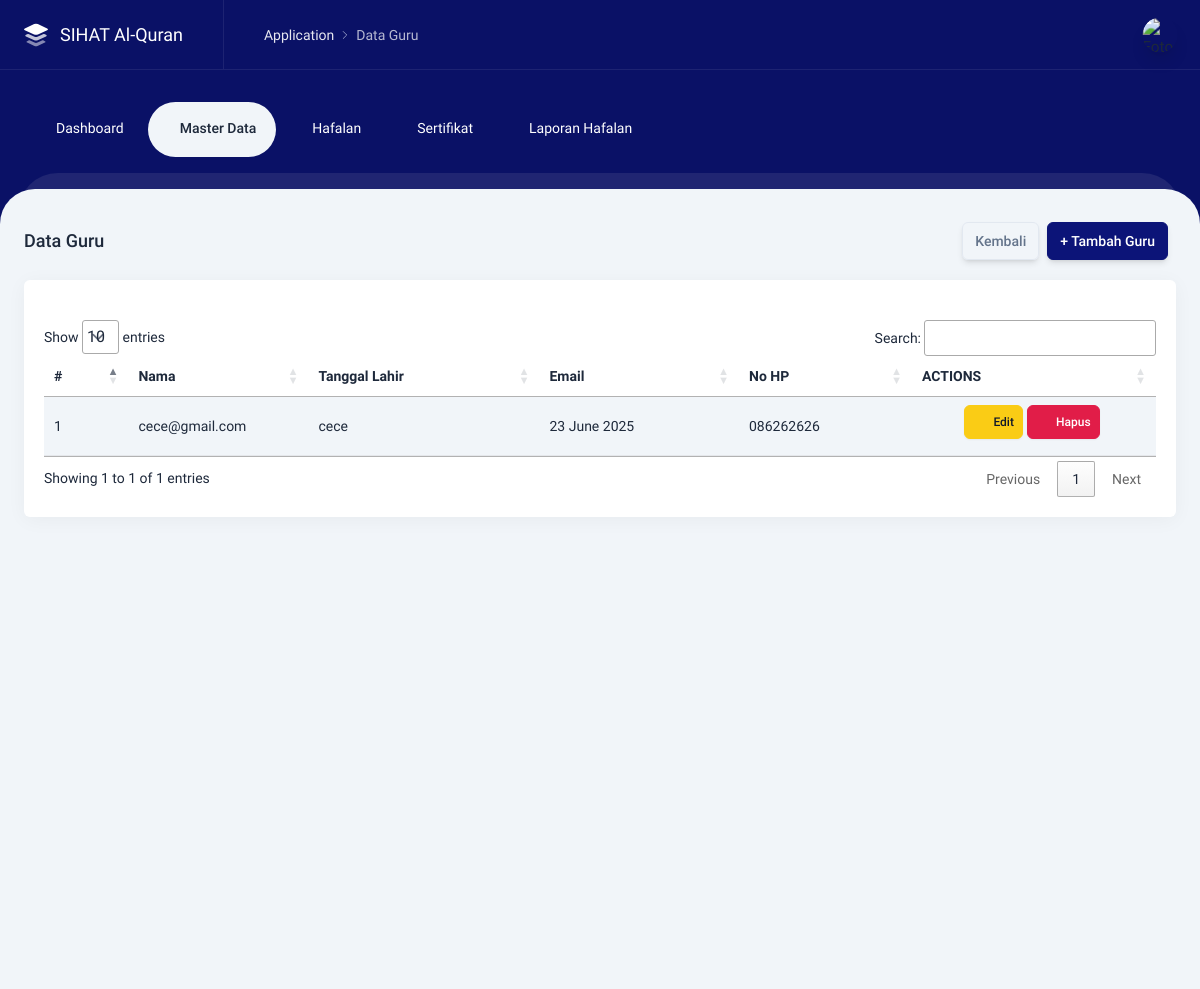
The app's page /admin/guru.php (signed in) with its own data.
### tables this page shows
CREATE TABLE `tb_guru` (
  `id` int NOT NULL,
  `nama` varchar(255) NOT NULL,
  `tanggallahir` date DEFAULT NULL,
  `email` varchar(255) DEFAULT NULL,
  `no_hp` varchar(50) DEFAULT NULL,
  `created_at` timestamp NULL DEFAULT CURRENT_TIMESTAMP,
  `updated_at` timestamp NULL DEFAULT CURRENT_TIMESTAMP ON UPDATE CURRENT_TIMESTAMP
);

### admin/guru.php (the view, shortened to what this page needs)
<?php
$title = 'Data Guru';
$title2 = $title;
include 'layouts/header.php';
include 'layouts/navbar.php';
?>
<div class="content content--top-nav">
    <div class="intro-y flex flex-col sm:flex-row items-center mt-8">
        <h2 class="text-lg font-medium mr-auto"><?= $title2 ?> </h2>
        <div class="w-full sm:w-auto flex mt-4 sm:mt-0">
            <a href="kelas" class="btn btn-outline-secondary shadow-md mr-2">Kembali</a>
        </div>
        <div class="w-full sm:w-auto flex mt-4 sm:mt-0">
            <a href="javascript:;" data-tw-toggle="modal" data-tw-target="#tambah-guru"
                class="btn btn-primary shadow-md mr-2">+ Tambah Guru</a>
        </div>
    </div>
    <div class="intro-y box p-5 mt-5">
        <div class="card">
            <br>
            <div class="overflow-x-auto">
                <table id="example" class="table table-striped">
                    <thead>
                        <tr>
                            <th class="whitespace-nowrap">#</th>
                            <th class="whitespace-nowrap">Nama</th>
                            <th class="whitespace-nowrap">Tanggal Lahir</th>
                            <th class="whitespace-nowrap">Email</th>
                            <th class="whitespace-nowrap">No HP</th>
                            <th class="whitespace-nowrap">ACTIONS</th>
                        </tr>
                    </thead>
                    <tbody>
                        <?php
                        $nomor_urut = 1;
                        $query = $koneksi->query("SELECT s.*, p.username FROM tb_guru s LEFT JOIN tb_pengguna p ON s.email = p.nama ORDER BY updated_at DESC");
                        $data_guru = $query->fetch_all(MYSQLI_ASSOC);
                        if (empty($data_guru)) {
                            echo "<strong> Data guru belum ada. </strong>";
                        } else {
                        foreach ($query as $data) : ?>
                        <tr class="intro-x">
                            <td>
                                <?= $nomor_urut ?>
                            </td>
                            <td class="w-40"><?= $data['email'] ?></td>
                            <td><?= $data['nama'] ?></td>
                            <td>
                                    <?= date('d F Y', strtotime($data['tanggallahir'])) ?>
                                </div>
                            <td><?= $data['no_hp'] ?></td>
                            <td class="table-report__action w-56">
                                <div class="flex justify-center items-center">
                                    <a href="javascript:;" data-tw-toggle="modal"
                                        data-tw-target="#edit-guru<?=$data['id']?>"
                                        class="btn btn-warning btn-sm mr-1 mb-2"><i data-lucide="edit"
                                            class="w-5 h-5"></i> Edit</a>
                                    <a href="javascript:;" data-tw-toggle="modal" data-tw-target="#delete-modal-preview<?= $data['id']?>"
                                        class="btn btn-danger btn-sm mr-1 mb-2"><i data-lucide="trash"
                                            class="w-5 h-5"></i> Hapus</a>
                                </div>
                            </td>
                        <?php $nomor_urut++; endforeach; ?>
                        <?php } ?>
            </div>
        </div>
    </div>
<?php
include 'layouts/footer.php';
?>

### records on screen
tb_guru: email "cece@gmail.com", nama "cece", tanggallahir "23 June 2025", no_hp "086262626"

### other values on screen
$title "Data Guru"
$title2 "Data Guru"
